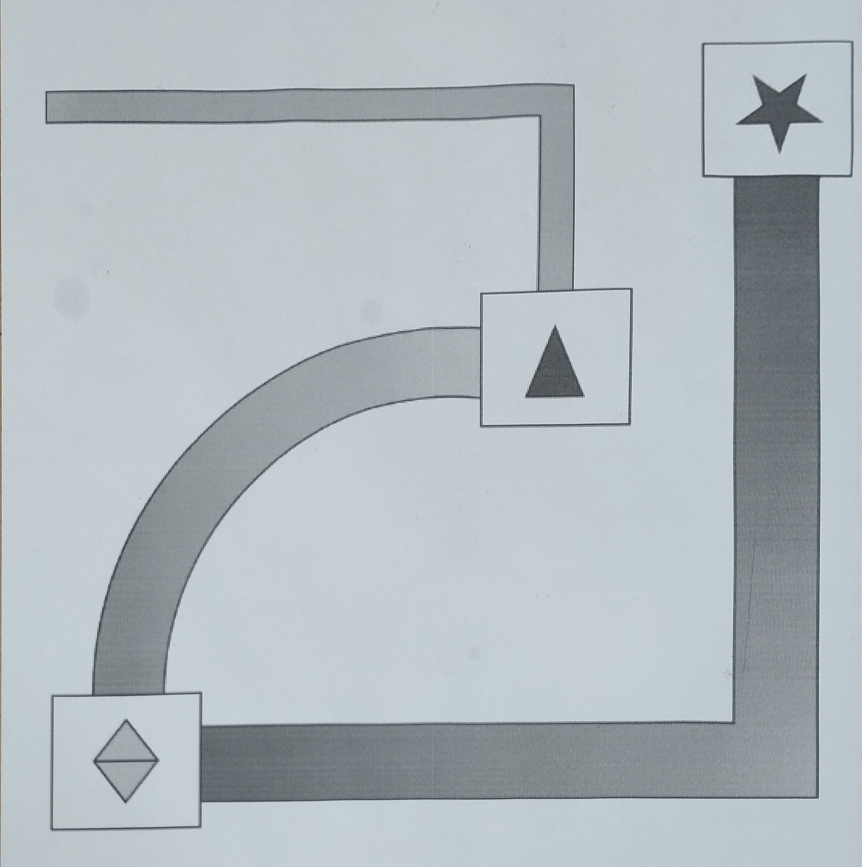
#> input picture Picture3.jpg, 2584 x 2599 px (shown at 1/3 size)
$ jupyter execute --allow-errors Milestone2.ipynb   (shell and % lines are left out)
#> lines starting #> are read from the running program, lines starting #| are printed output that depends on the picture; after the words box and inside, x2 and y2 are one past the last pixel; in counts of white or black regions, pixels touching at a corner belong together
### ponyslayer/utils.py
import cv2
import numpy as np
import math
import imutils
from matplotlib import pyplot as plt
colors = [(255, 255, 255), (0, 0, 255), (0, 255, 0), (255, 0, 0), (0, 255, 255), (255, 0, 255), (255, 255, 0)]

def imsave(img, filename):
    plt.imshow(cv2.cvtColor(img, cv2.COLOR_BGR2RGB))
    plt.savefig('./img/output/' + filename + '.png', dpi=300)
def imshow(img):
    plt.imshow(cv2.cvtColor(img, cv2.COLOR_BGR2RGB))
    plt.show()
# [19 lines left out: functions imshows, imdraw, imdraws, not called in this run]
def imdraws_color(cnts, frame, mode = 0, size = 1, show = True):
    if mode: canvas = np.zeros_like(frame, np.uint8)
    else: canvas = frame.copy()
    for i in range(len(cnts)):
        cv2.drawContours(canvas, cnts, i, colors[i%len(colors)], size)
        if mode == 2: # Object by Object
            if show: imshow(canvas)
            canvas = np.zeros_like(frame, np.uint8)
    if mode != 2 and show: imshow(canvas)
    return canvas
# [18 lines left out: functions immask, immasks, implot, not called in this run]

### Milestone2.ipynb
[cell 1]
import cv2
import numpy as np
import math
import imutils
from matplotlib import pyplot as plt
from ponyslayer.utils import imshow, imshows, imdraw, imdraws, imdraws_color, immask, immasks, implot, imsave
#> (the rest of this cell did not finish here and is left out)

## Parameters Setup

[cell 2]
image_resolution = 800 # [pixel] Image ratio can be only 1:1
image_size = 400 # [mm.]
marker_size = 60 # [mm.]
marker_size_error = 0.15 # [ratio] Allowable card size error
min_path_length = 30 # [mm.]
max_path_length = 999 # [mm.]
min_path_width = 5 # [mm.]
max_path_width = marker_size + (marker_size*marker_size_error) # [mm.]
gradient_crop_ratio = 0.9 # Exclude both end (prevent too width range from noise)
min_height = 10
max_height = 20
min_intensity_range = 15 # ช่วงของ intensity ที่แคบที่สุดที่ยังถือว่าเป็น gradient

# Filter Setup

[cell 3]
UnsharpMaskBeforeFindMarker = True
BlurKernelSize = (5, 5)

## Load Image

[cell 4]
frame = cv2.imread("Picture3.jpg")
#> frame is the input picture: shape (2599, 2584, 3); mean B, G, R 191.1, 186.6, 177.3
frame = imutils.resize(frame, height=image_resolution, width = image_resolution)
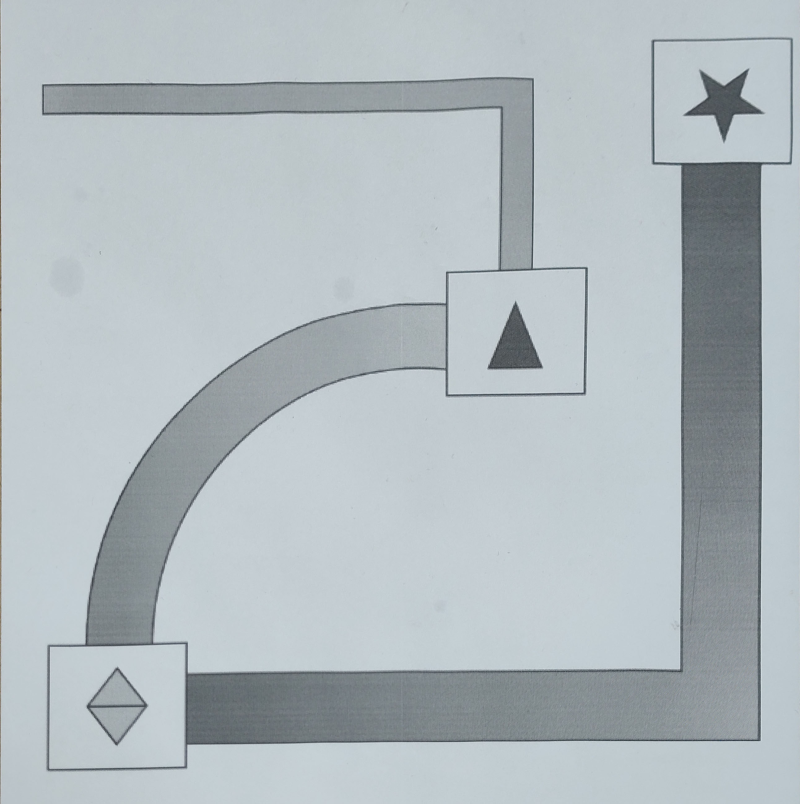
#> frame: shape (804, 800, 3); mean B, G, R 191.1, 186.6, 177.3
original = frame.copy()
gray = cv2.cvtColor(frame, cv2.COLOR_BGR2GRAY)
imshow(frame)

## Unsharp Masking

[cell 5]
if UnsharpMaskBeforeFindMarker:
    blur = cv2.GaussianBlur(frame, BlurKernelSize, 0)
    frame = cv2.addWeighted(frame, 2, frame, -1, 0, frame) # Apply Unsharp Masking
    imshow(frame)
    cv2.imwrite("unsharp.jpg", frame)

## Enhance Marker Border

[cell 6]
kernel = np.ones(BlurKernelSize,np.uint8)
# Find Marker borer by difference
dilation = cv2.dilate(frame,kernel,iterations = 1)
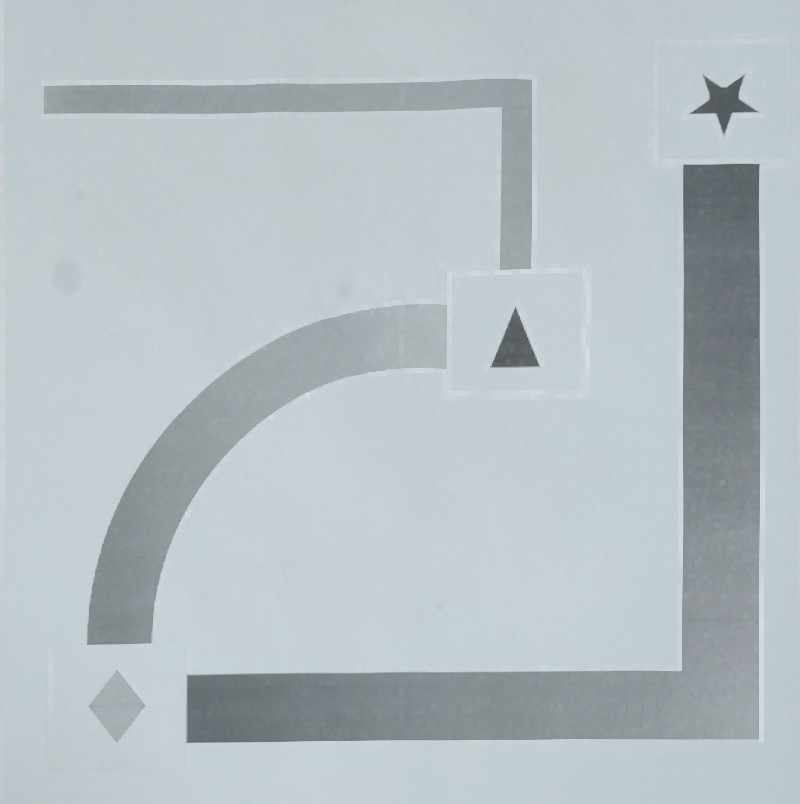
#> dilation: shape (804, 800, 3); mean B, G, R 196.1, 191.6, 182.3
diff = cv2.absdiff(dilation, frame)
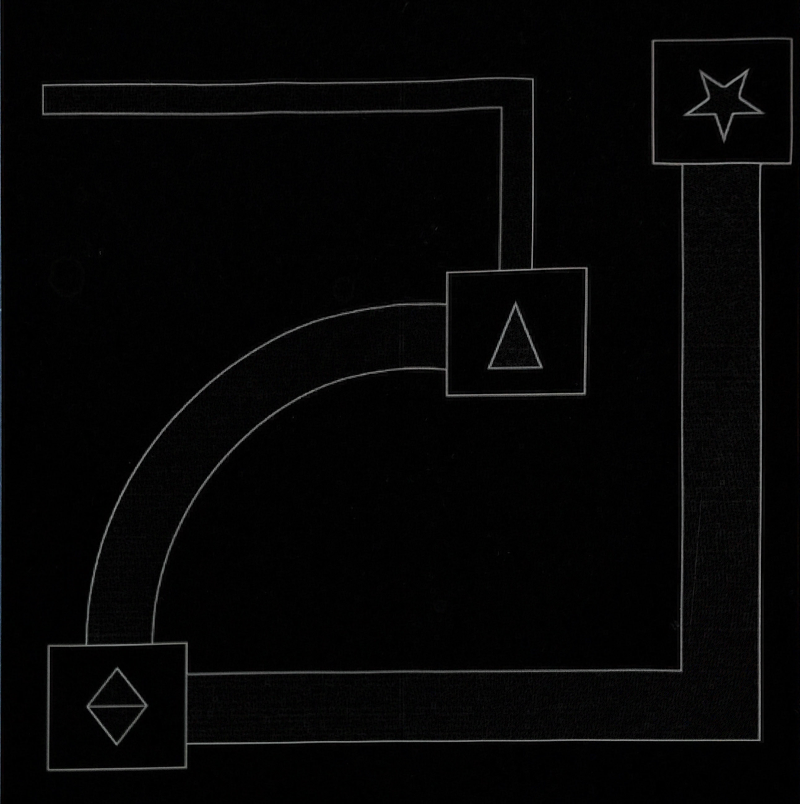
#> diff: shape (804, 800, 3); mean B, G, R 5, 4.9, 4.9

# Convert to binary
diff_bin = cv2.cvtColor(diff, cv2.COLOR_BGR2GRAY)
frame = cv2.inRange(diff_bin, 50, 255)
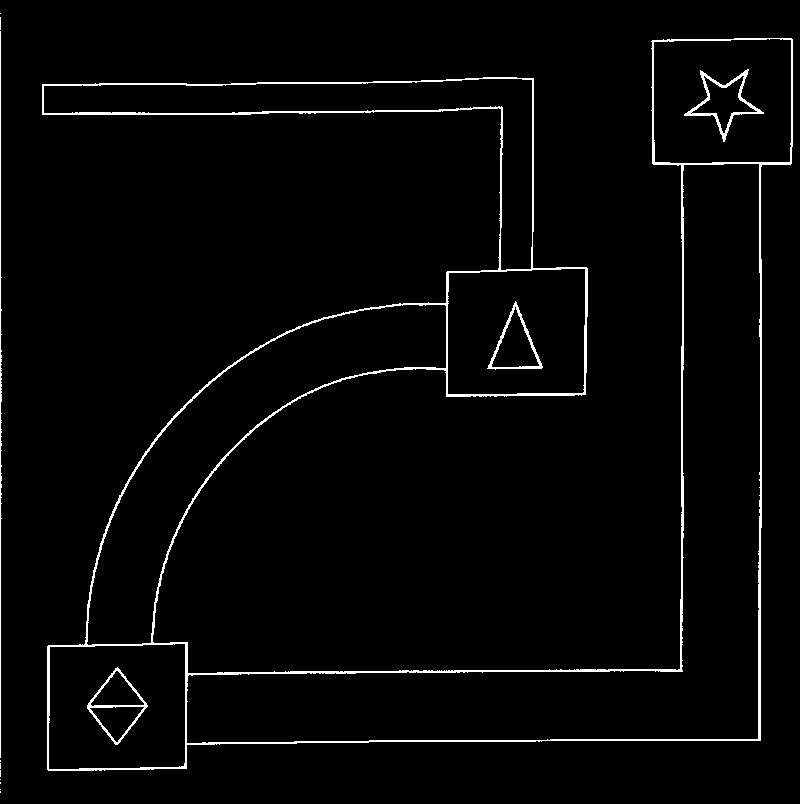
#> frame: shape (804, 800); 2.5% white in thin lines or dots
imsave(frame, "edge_thresh")

## Find Marker

[cell 7]
contours,hierarchy = cv2.findContours(frame, cv2.RETR_TREE,cv2.CHAIN_APPROX_SIMPLE)
#> contours = 25 contours, 10 with area under 20; largest, box (x1, y1, x2, y2) and area: (42, 38, 793, 771) 186923, (186, 163, 761, 744) 78084, (86, 304, 447, 646) 31788, (43, 78, 533, 271) 18824, (447, 268, 586, 395) 16932

imdraws_color(contours,original, mode = 1, size = 2)
#> the loop in imdraws_color, `for i in range(len(cnts)):` made 25 passes
#> after the loop in imdraws_color, `for i in range(len(cnts)):`:
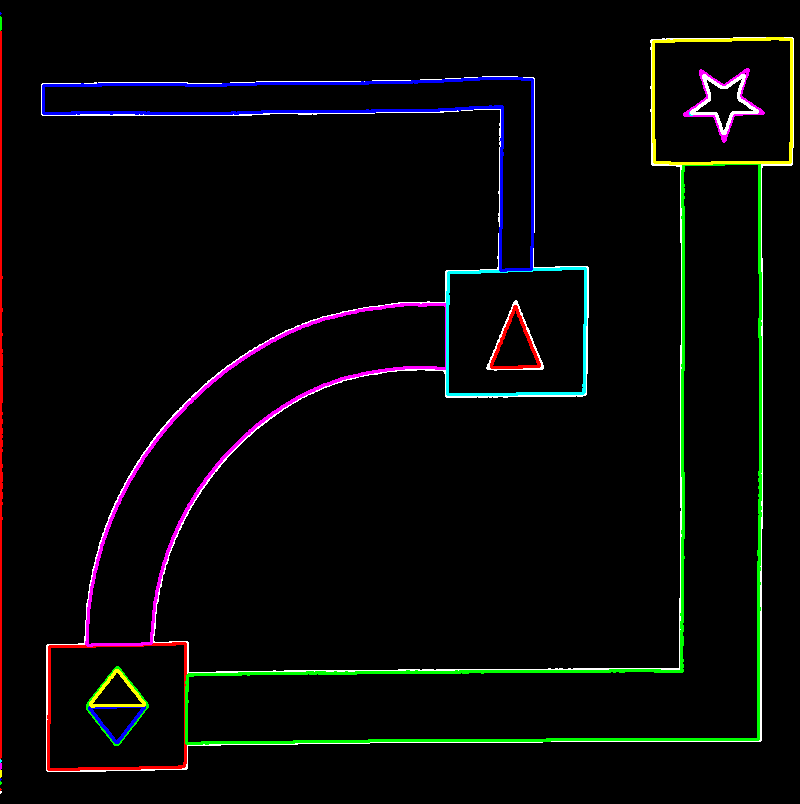
#> canvas: shape (804, 800, 3); mean B, G, R 7.5, 7.7, 7.3

#> (the rest of this cell did not finish here and is left out)

## Locate First Marker

[cell 8]
first_marker_src = cv2.imread("Start1.png")
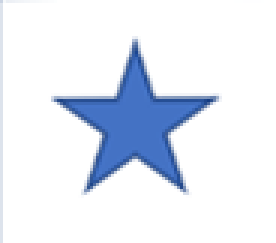
#> input picture Start1.png, 92 x 81 px (shown 3 times larger)
#> first_marker_src is the input picture: shape (81, 92, 3); mean B, G, R 245, 235.1, 229.4
imshow(first_marker_src)

###########################################

#> (the rest of this cell did not finish here and is left out)
